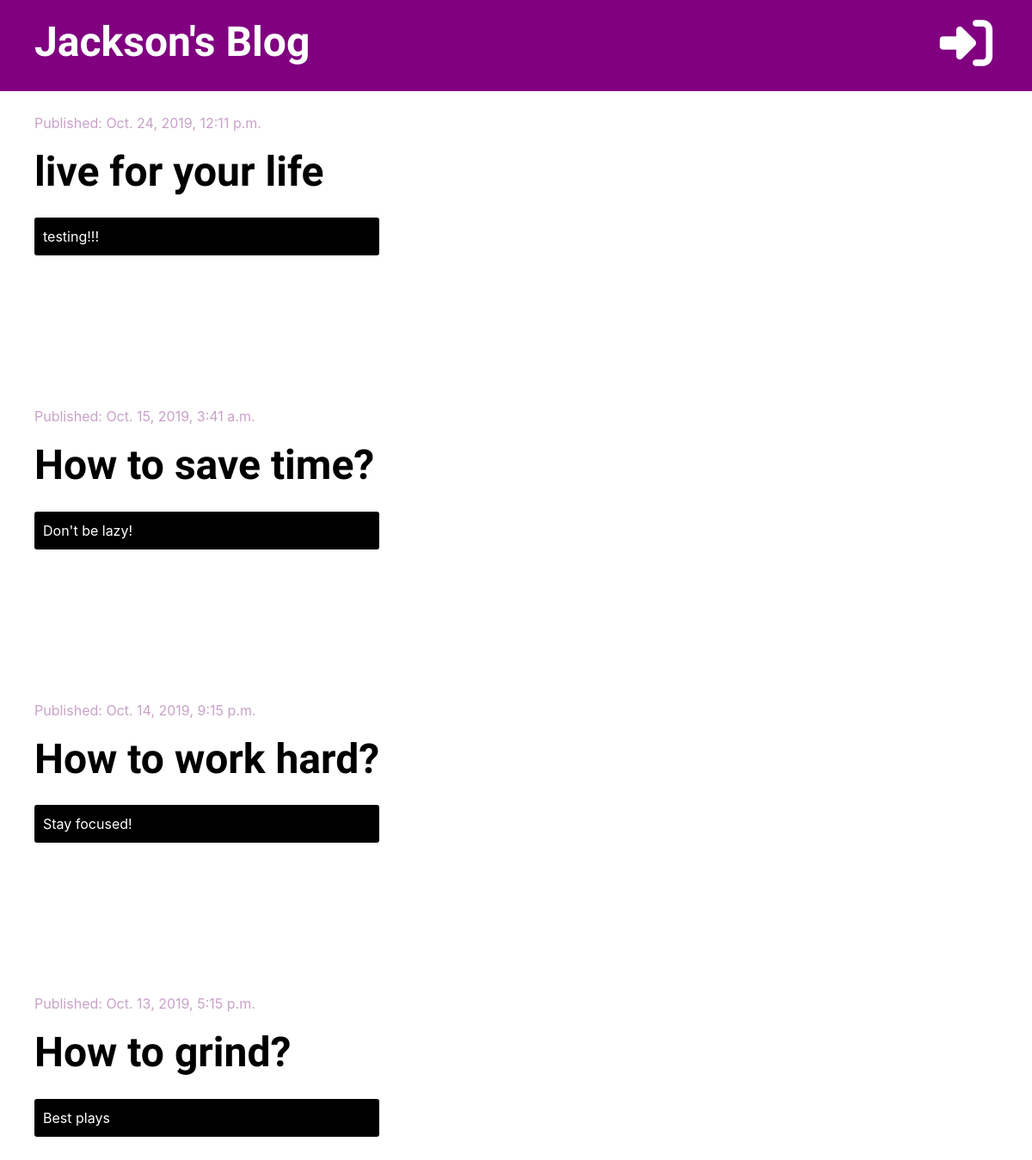
/, run on an earlier commit of the app's database.
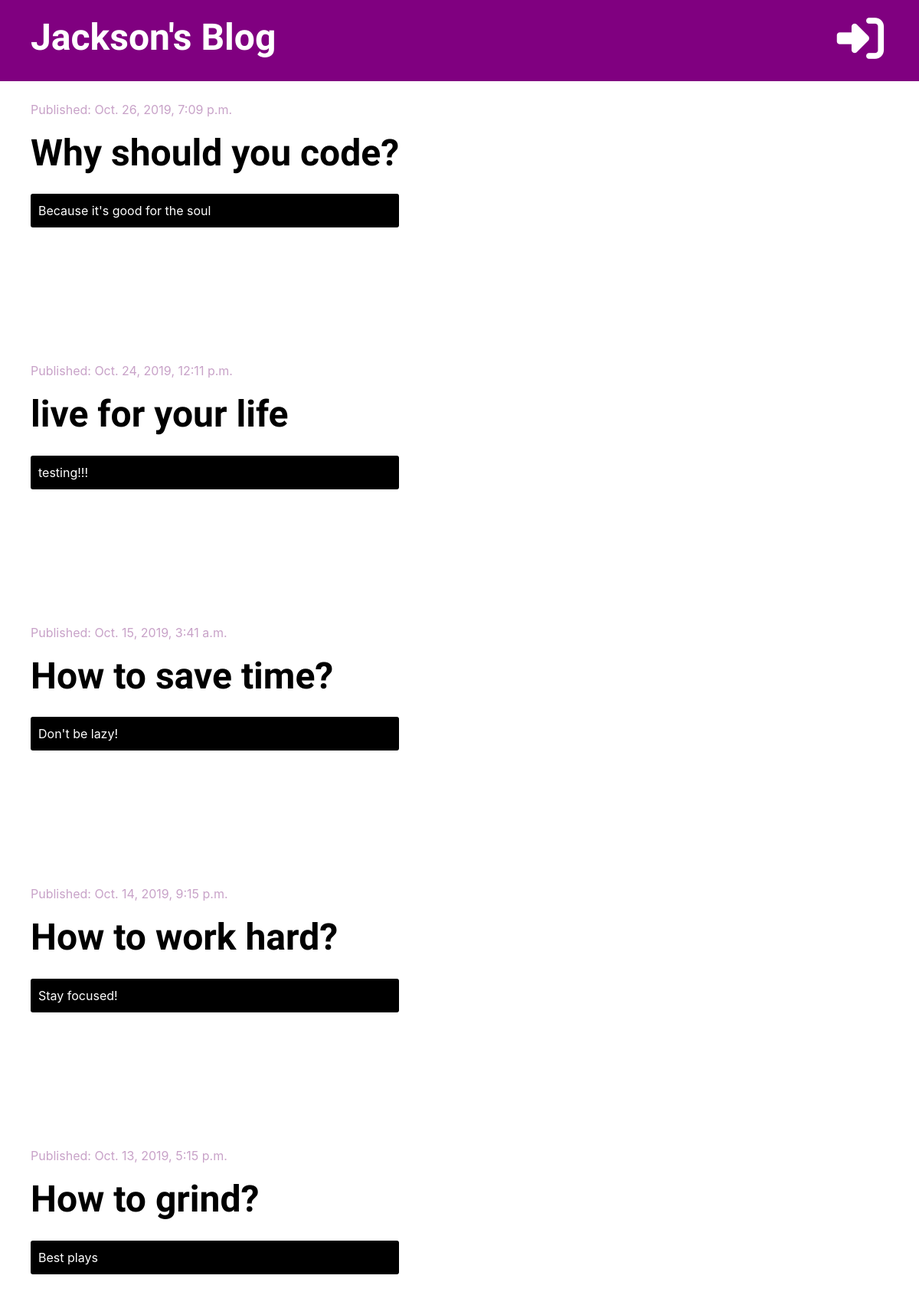
And on a later commit of the database.
### blog/models.py (models this page shows, shortened)
class Post(models.Model):
    author = models.ForeignKey('auth.User', on_delete=models.CASCADE)
    title = models.CharField(max_length=200)
    text = models.TextField()
    created_date = models.DateTimeField(default=timezone.now)
    published_date = models.DateTimeField(blank=True, null=True)

### blog/views.py (the view)
# urls.py: path('', views.post_list, name='post_list'),
def post_list(request):
    posts = Post.objects.filter(published_date__lte=timezone.now()).order_by('-published_date')
    stuff_for_frontend = {'posts': posts}
    return render(request, 'blog/post_list.html', stuff_for_frontend)

### blog/templates/blog/post_list.html (shortened to what this page needs)
{% extends 'blog/base.html' %}
{% block content %}
    {% for post in posts %}
        <div class="post">
            <div class="date">
                <p>Published: {{ post.published_date }}</p>
            </div>
            <h1><a href="{% url 'post_detail' pk=post.pk %}">{{ post.title }}</a></h1>
            <p class="text">{{ post.text|truncatechars:50|linebreaksbr }}</p>
        </div>
    {% endfor %}
{% endblock %}

What changed in the data, as far as the page shows it:
added Post: published_date "Oct. 26, 2019, 7:09 p.m.", title "Why should you code?", text "Because it's good for the soul"
